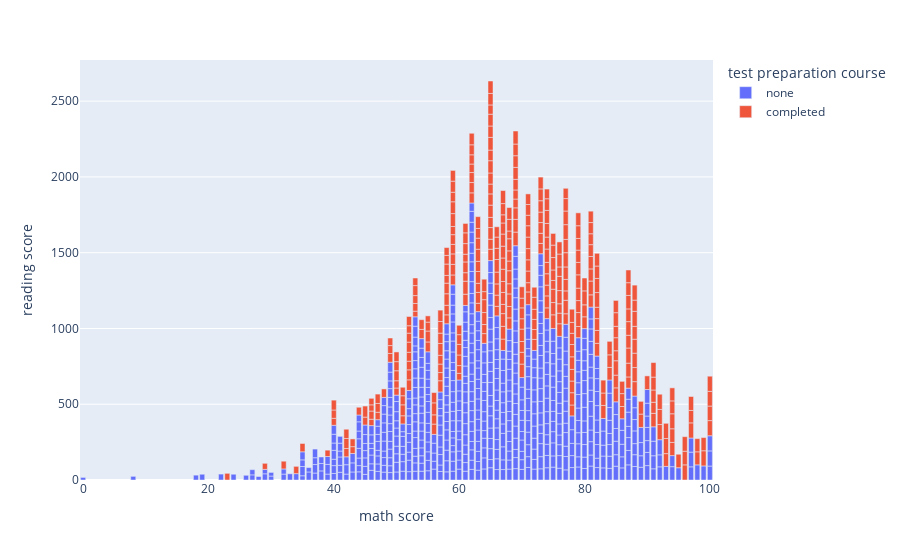

Notebook code cell kept with this figure:
### Markdown cell above
From the above we can see that how the math score varies based of parental level of education.

### Code cell
# Check the marks based on course

fig = px.bar(df,x='math score',y='reading score',color='test preparation course')
fig.show()

### Figure 1 — Plotly figure (JSON) as saved in the notebook; plotly's stock layout.template omitted (floating-point values rounded to 4 significant figures; data arrays with more than 128 entries replaced by an {"elided": "..."} marker saying what was removed)
{"data": [{"alignmentgroup": "True", "hovertemplate": "test preparation course=none<br>math score=%{x}<br>reading score=%{y}<extra></extra>", "legendgroup": "none", "marker": {"color": "#636efa", "pattern": {"shape": ""}}, "name": "none", "offsetgroup": "none", "orientation": "v", "showlegend": true, "textposition": "auto", "type": "bar", "x": {"elided": "642 int values"}, "xaxis": "x", "y": {"elided": "642 int values"}, "yaxis": "y"}, {"alignmentgroup": "True", "hovertemplate": "test preparation course=completed<br>math score=%{x}<br>reading score=%{y}<extra></extra>", "legendgroup": "completed", "marker": {"color": "#EF553B", "pattern": {"shape": ""}}, "name": "completed", "offsetgroup": "completed", "orientation": "v", "showlegend": true, "textposition": "auto", "type": "bar", "x": {"elided": "358 int values"}, "xaxis": "x", "y": {"elided": "358 int values"}, "yaxis": "y"}], "layout": {"barmode": "relative", "legend": {"title": {"text": "test preparation course"}, "tracegroupgap": 0}, "margin": {"t": 60}, "xaxis": {"anchor": "y", "domain": [0, 1], "title": {"text": "math score"}}, "yaxis": {"anchor": "x", "domain": [0, 1], "title": {"text": "reading score"}}}}
